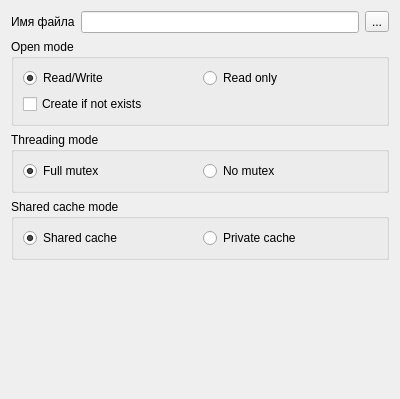
<?xml version="1.0" encoding="UTF-8"?>
<ui version="4.0">
 <class>SQLITECreateDatabase</class>
 <widget class="QWidget" name="SQLITECreateDatabase">
  <property name="geometry">
   <rect>
    <x>0</x>
    <y>0</y>
    <width>400</width>
    <height>399</height>
   </rect>
  </property>
  <property name="windowTitle">
   <string>Form</string>
  </property>
  <layout class="QFormLayout" name="formLayout">
   <property name="fieldGrowthPolicy">
    <enum>QFormLayout::AllNonFixedFieldsGrow</enum>
   </property>
   <item row="0" column="0">
    <widget class="QLabel" name="label">
     <property name="text">
      <string>Имя файла</string>
     </property>
    </widget>
   </item>
   <item row="0" column="1">
    <layout class="QHBoxLayout" name="horizontalLayout">
     <item>
      <widget class="QLineEdit" name="leDBFileName"/>
     </item>
     <item>
      <widget class="QToolButton" name="tbSelectFile">
       <property name="text">
        <string>...</string>
       </property>
      </widget>
     </item>
    </layout>
   </item>
   <item row="2" column="0" colspan="2">
    <widget class="QGroupBox" name="groupBox">
     <property name="title">
      <string>Open mode</string>
     </property>
     <layout class="QVBoxLayout" name="verticalLayout_3">
      <item>
       <layout class="QHBoxLayout" name="horizontalLayout_3">
        <item>
         <widget class="QRadioButton" name="rbRWMode">
          <property name="text">
           <string>Read/Write</string>
          </property>
          <property name="checked">
           <bool>true</bool>
          </property>
         </widget>
        </item>
        <item>
         <widget class="QRadioButton" name="rbROMode">
          <property name="text">
           <string>Read only</string>
          </property>
          <property name="checked">
           <bool>false</bool>
          </property>
         </widget>
        </item>
       </layout>
      </item>
      <item>
       <widget class="QCheckBox" name="cbCreateMode">
        <property name="text">
         <string>Create if not exists</string>
        </property>
       </widget>
      </item>
     </layout>
    </widget>
   </item>
   <item row="3" column="0" colspan="2">
    <widget class="QGroupBox" name="groupBox_2">
     <property name="title">
      <string>Threading mode</string>
     </property>
     <layout class="QHBoxLayout" name="horizontalLayout_2">
      <item>
       <widget class="QRadioButton" name="rbFullMutex">
        <property name="text">
         <string>Full mutex</string>
        </property>
        <property name="checked">
         <bool>true</bool>
        </property>
       </widget>
      </item>
      <item>
       <widget class="QRadioButton" name="rbNoMutex">
        <property name="text">
         <string>No mutex</string>
        </property>
       </widget>
      </item>
     </layout>
    </widget>
   </item>
   <item row="4" column="0" colspan="2">
    <widget class="QGroupBox" name="groupBox_3">
     <property name="title">
      <string>Shared cache mode</string>
     </property>
     <layout class="QHBoxLayout" name="horizontalLayout_4">
      <item>
       <widget class="QRadioButton" name="rbSharedCache">
        <property name="text">
         <string>Shared cache</string>
        </property>
        <property name="checked">
         <bool>true</bool>
        </property>
       </widget>
      </item>
      <item>
       <widget class="QRadioButton" name="rbPrivateCache">
        <property name="text">
         <string>Private cache</string>
        </property>
       </widget>
      </item>
     </layout>
    </widget>
   </item>
  </layout>
 </widget>
 <resources/>
 <connections/>
</ui>
